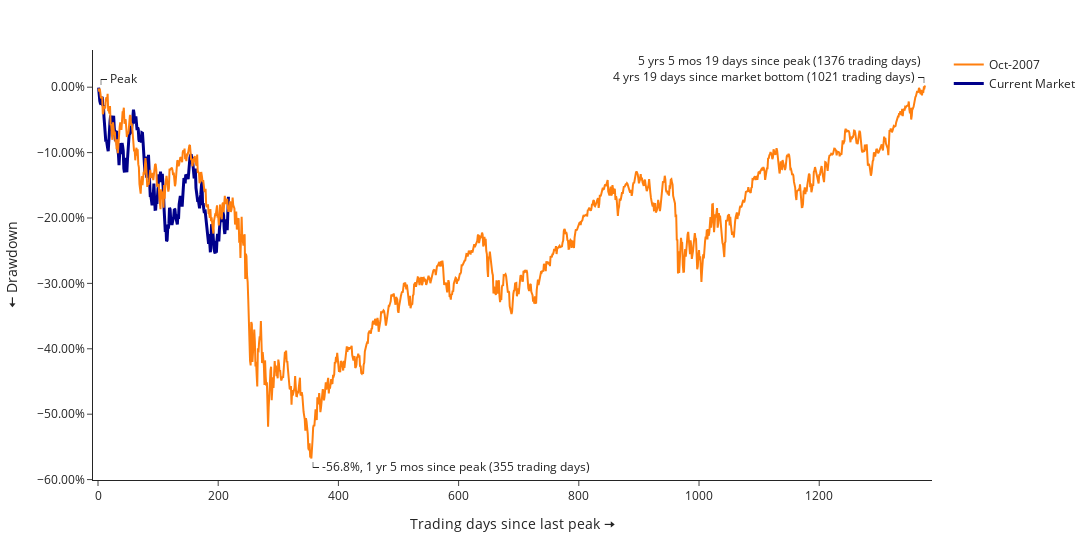

Here is the notebook cell this chart was saved with:
### Code cell
for i, data in reversed(list(enumerate(bearData[:-1]))):
	name = data.iloc[0]['timestamp'].strftime("%b-%Y")
	if name != 'Oct-2007':
		continue
	fig = go.Figure()
	fig.add_trace(go.Scatter(x=currentMarket['days'], y=currentMarket['change'], mode='lines', name='Current Market', line={'width': 3, 'color': 'darkblue'}, 
		hovertemplate=[f" {x['change']:.1%} ({x['timestamp'].strftime('%b %d, %Y')})" for i, x in currentMarket.iterrows()]
		))
	fig.add_trace(go.Scatter(x=bearData[i]['days'], y=bearData[i]['change'], mode='lines', name=name,
		hovertemplate=[f" {x['change']:.1%} ({x['timestamp'].strftime('%b %d, %Y')})" for i, x in bearData[i].iterrows()]
		))

	minCandle = bearData[i][bearData[i].close == bearData[i].close.min()]

	# Peak
	fig.add_annotation(x=0, 
		y=0,
		text=f'''┌ Peak''',
		align='left',
		showarrow=False,
		yshift=9,
		xshift=-5,
		xanchor='left'
		)

	# Market bottom
	fig.add_annotation(x=minCandle['days'].values[0], 
		y=minCandle['change'].values[0],
		text=f'''└ {minCandle['change'].values[0]:.1%}, {YMDBetweenDates(minCandle.iloc[0]['timestamp'], bearData[i].iloc[0]['timestamp'])}since peak ({minCandle.iloc[0]['days']} trading days)''',
		align='left',
		showarrow=False,
		yshift=-8,
		xshift=-6,
		xanchor='left'
		)

	# Cycle end
	fig.add_annotation(x=bearData[i].iloc[-1]['days'], 
		y=bearData[i].iloc[-1]['change'],
		text=f'''{YMDBetweenDates(bearData[i].iloc[-1]['timestamp'], bearData[i].iloc[0]['timestamp'])}since peak ({bearData[i].iloc[-1]['days']} trading days)   <br>
		{YMDBetweenDates(bearData[i].iloc[-1]['timestamp'], minCandle.iloc[0]['timestamp'])}since market bottom ({bearData[i].iloc[-1]['days'] - minCandle.iloc[0]['days']} trading days) ┐''',
		align='right',
		showarrow=False,
		yshift=17,
		xshift=7,
		xanchor='right',
		ax=0, ay=0
		)

	fig.update_layout( 
		yaxis=dict(tickformat="0.2%"),
		xaxis_title = "Trading days since last peak 🠆",
		yaxis_title = "🠄 Drawdown",
		template='simple_white',
		paper_bgcolor="rgb(255,255,255)", plot_bgcolor="rgb(255,255,255)",
		legend_traceorder="reversed",
		hovermode='x unified',
		margin=dict(t=50),
		width=1200
	)
	fig.show()

### Figure 1 — Plotly figure (JSON) as saved in the notebook; plotly's stock layout.template omitted (floating-point values rounded to 4 significant figures; data arrays with more than 128 entries replaced by an {"elided": "..."} marker saying what was removed)
{"data": [{"hovertemplate": {"elided": "218 str values"}, "line": {"color": "darkblue", "width": 3}, "mode": "lines", "name": "Current Market", "type": "scatter", "x": {"elided": "218 int values"}, "y": {"elided": "218 float values"}}, {"hovertemplate": {"elided": "1377 str values"}, "mode": "lines", "name": "Oct-2007", "type": "scatter", "x": {"elided": "1377 int values"}, "y": {"elided": "1377 float values"}}], "layout": {"annotations": [{"align": "left", "showarrow": false, "text": "┌ Peak", "x": 0, "xanchor": "left", "xshift": -5, "y": 0, "yshift": 9}, {"align": "left", "showarrow": false, "text": "└ -56.8%, 1 yr 5 mos since peak (355 trading days)", "x": 355, "xanchor": "left", "xshift": -6, "y": -0.5678, "yshift": -8}, {"align": "right", "ax": 0, "ay": 0, "showarrow": false, "text": "5 yrs 5 mos 19 days since peak (1376 trading days)   <br>\n\t\t4 yrs 19 days since market bottom (1021 trading days) ┐", "x": 1376, "xanchor": "right", "xshift": 7, "y": 0.002581, "yshift": 17}], "hovermode": "x unified", "legend": {"traceorder": "reversed"}, "margin": {"t": 50}, "paper_bgcolor": "rgb(255,255,255)", "plot_bgcolor": "rgb(255,255,255)", "width": 1200, "xaxis": {"title": {"text": "Trading days since last peak 🠆"}}, "yaxis": {"tickformat": "0.2%", "title": {"text": "🠄 Drawdown"}}}}
